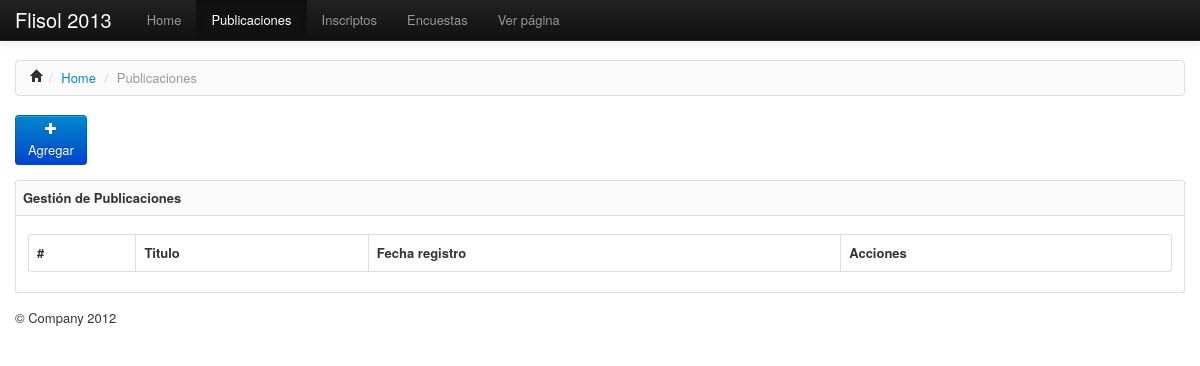
/admin/publicaciones (signed in), run on an earlier commit of the app's database.
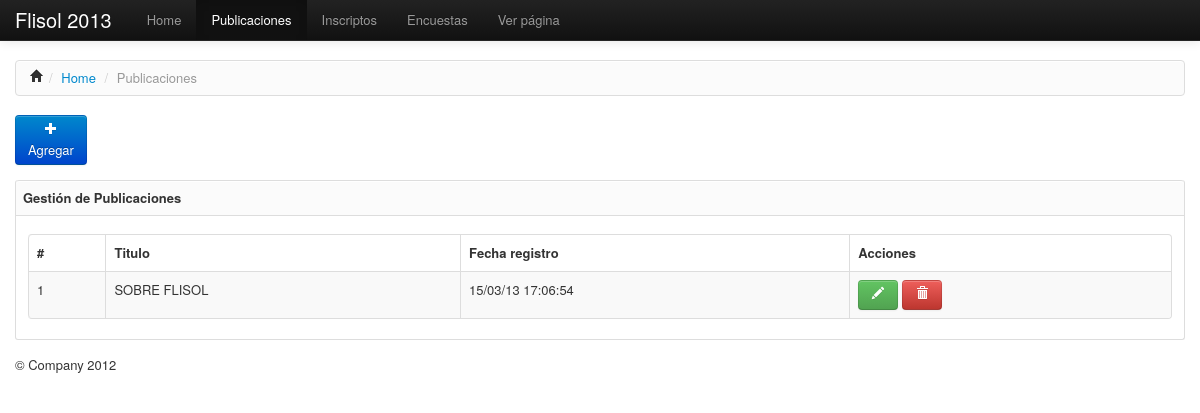
And on a later commit of the database.
### tables this page shows
CREATE TABLE IF NOT EXISTS `publicaciones` (
  `id` int(11) NOT NULL AUTO_INCREMENT,
  `titulo` varchar(120) NOT NULL,
  `descripcion` text,
  `imagen_portada` varchar(120) DEFAULT NULL,
  `fecha_registro` datetime DEFAULT NULL,
  `fecha_edicion` datetime DEFAULT NULL,
  `etiquetas` varchar(225) DEFAULT NULL,
  `usuario_id` int(11) NOT NULL,
  PRIMARY KEY (`id`),
  KEY `fk_publicaciones_usuarios1` (`usuario_id`)
);

### config/conexion.php (called while the page is built, shortened)
<?php
function conectar(){
	$conexion=mysql_connect(BD_HOST,BD_USUARIO,BD_PASSWORD);
	return($conexion);
}
function query_data($consulta){
	$data=mysql_query($consulta);
	while($tupla=mysql_fetch_array($data)):
		$tuplas[]=$tupla;
	endwhile;
	return($tuplas);
}
?>

### admin/publicaciones/index.php (the view, shortened to what this page needs)
<?php
	require_once('../../config/conexion.php');
?>
	<div class="navbar navbar-inverse navbar-fixed-top">
		<div class="navbar-inner">
			<div class="container">
				<a class="brand" href="#">Flisol 2013</a>
				<div class="nav-collapse">
					<ul class="nav">
						<li><a href="#">Home</a></li>
						<li class="active"><a href="../publicaciones">Publicaciones</a></li>
						<li><a href="../inscriptos">Inscriptos</a></li>
						<li><a href="../encuestas">Encuestas</a></li>
						<li><a href="../../index.php" target="_blank">Ver página</a></li>
					</ul>
				</div>
			</div>
		</div>
	</div>
	<div class="container">
		<ul class="breadcrumb">
			<li><a href="#"><i class="icon-home"></i></a><span class="divider">/</span>
			</li>
	    	<li><a href="#">Home</a> <span class="divider">/</span></li>
	    	<li class="active">Publicaciones</li>
    	</ul>
    	<div class="row">
    		<div class="span12">
			</div>
    	</div>
    	<div class="row">
    		<div class="span1">
				<a href="agregar.php" class="btn btn-primary">
					<i class="icon-plus icon-white"></i><br>Agregar
				</a>
			</div>
    	</div>
    	<?php
    		$publicaciones = @query_data("SELECT * FROM publicaciones");
    	?>
    	<div class="row-fluid">
    		<div class="span12">
    			<div class="box">
    				<h4 class="box-header round-top">Gestión de Publicaciones</h4>
    				<div class="box-content">
    					<table class="table table-striped table-bordered">
    						<thead>
    							<th>#</th>
    							<th>Titulo</th>
    							<th>Fecha registro</th>
    							<th>Acciones</th>
    						</thead>
    						<tbody>
    							<?php if(!empty($publicaciones)):?>
    							<?php foreach ($publicaciones as $publicacion): ?>
								<tr>
									<td><?php echo $publicacion['id']; ?></td>
							        <td><?php echo utf8_encode($publicacion['titulo']); ?></td>
									<td>
										<?php setlocale(LC_TIME, "spanish");
											$fecha = strftime(" %d/%m/%y %H:%M:%S ",strtotime($publicacion['fecha_registro']));
											echo $fecha;
										?>
									</td>
									<td>
										<a class="btn btn-success" title="Editar" href="editar.php?id=<?php echo $publicacion['id']?>">
											<i class="icon-pencil icon-white"></i>
										</a>
										<a href="index.php?opcion=eliminar&publicacion=<?php echo $publicacion['id'];?>"  class="btn btn-danger" onclick="return confirm('¿Está seguro?');" title="Eliminar">
											<i class="icon-trash icon-white"></i>
										</a>
							         </td>
								</tr>
							    <?php endforeach; ?>
							<?php endif;?>
    						</tbody>
    					</table>
    				</div>
    			</div>
    		</div>
    	</div>
	</div>

What changed in the data, as far as the page shows it:
added publicaciones: id "1", titulo "SOBRE FLISOL", fecha_registro "15/03/13 17:06:54"
